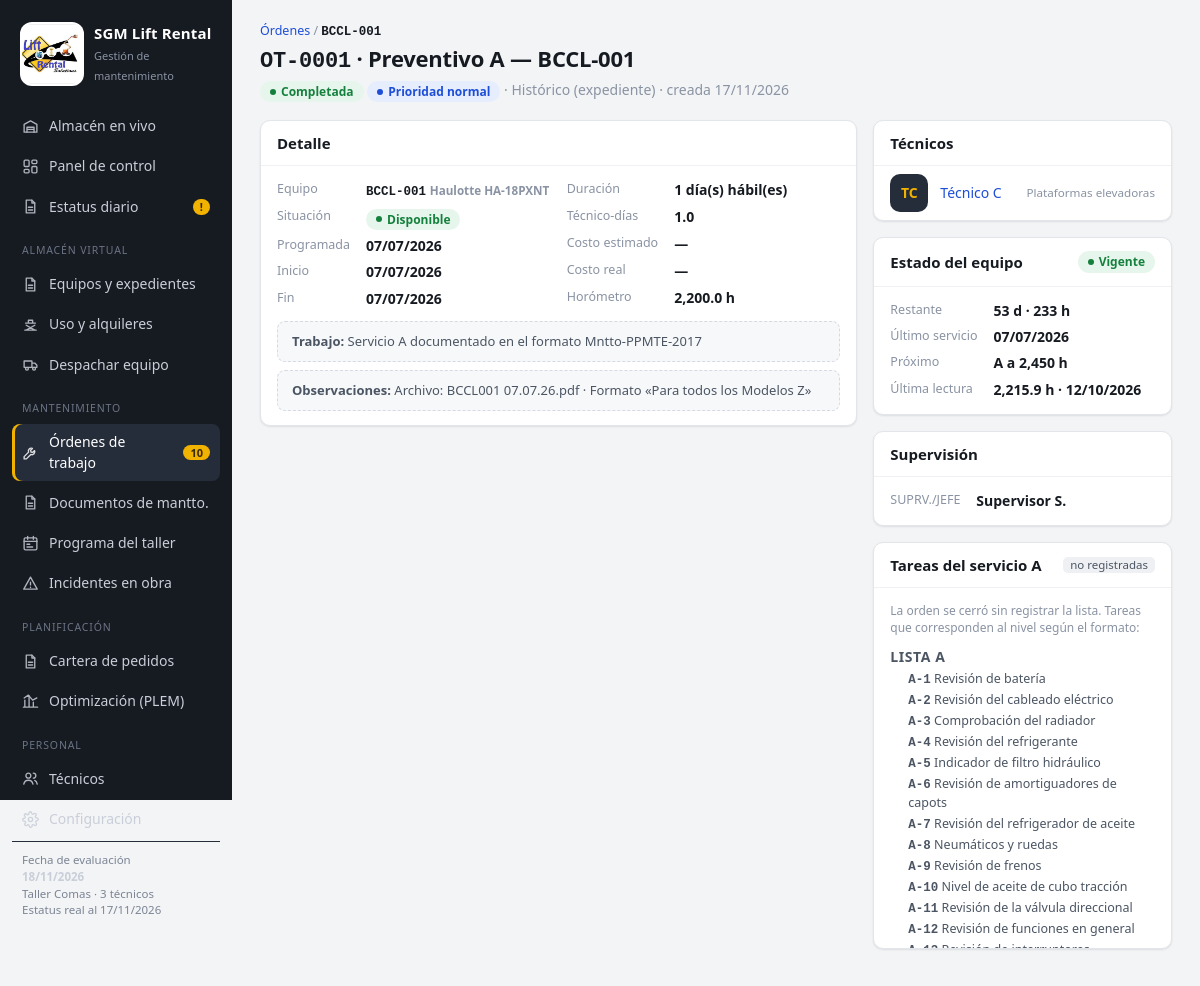
The app's page /mantenimiento/1 with its own data.
### tables this page shows
CREATE TABLE equipos (
    id INTEGER PRIMARY KEY,
    codigo TEXT UNIQUE NOT NULL,
    categoria TEXT NOT NULL,
    marca TEXT, modelo TEXT, serie TEXT, anio INTEGER,
    altura_plataforma REAL, altura_trabajo REAL, capacidad_kg REAL, peso_kg REAL,
    valor_usd REAL,
    frecuencia_h REAL NOT NULL DEFAULT 100,
    tasa_uso REAL NOT NULL DEFAULT 0.13,
    situacion TEXT NOT NULL DEFAULT 'Disponible',
    ubicacion_detalle TEXT,
    con_expediente INTEGER NOT NULL DEFAULT 1,
    notas TEXT,
    activo INTEGER NOT NULL DEFAULT 1
);

CREATE TABLE ordenes (
    id INTEGER PRIMARY KEY,
    equipo_id INTEGER NOT NULL REFERENCES equipos(id),
    tipo TEXT NOT NULL DEFAULT 'Preventivo',
    nivel TEXT,
    estado TEXT NOT NULL DEFAULT 'Pendiente',
    prioridad TEXT DEFAULT 'Normal',
    fecha_programada TEXT,
    duracion_dias INTEGER DEFAULT 1,
    tecnico_dias REAL DEFAULT 1,
    fecha_inicio TEXT,
    fecha_fin TEXT,
    horometro REAL,
    costo_estimado REAL,
    costo_real REAL,
    descripcion TEXT,
    observaciones TEXT,
    origen TEXT,
    supervisor TEXT,
    tareas TEXT,              -- JSON: códigos de la lista del plan marcados al cerrar la orden
    creado TEXT DEFAULT (datetime('now','localtime'))
);

CREATE TABLE tecnicos (
    id INTEGER PRIMARY KEY,
    nombre TEXT NOT NULL,
    cargo TEXT DEFAULT 'Técnico de mantenimiento',
    especialidad TEXT,
    dni TEXT, telefono TEXT, correo TEXT,
    fecha_ingreso TEXT,
    activo INTEGER NOT NULL DEFAULT 1,
    ejecuta INTEGER NOT NULL DEFAULT 1,   -- 1 = ejecuta servicios (cuenta en la capacidad del taller)
    notas TEXT
);

CREATE TABLE lecturas (
    id INTEGER PRIMARY KEY,
    equipo_id INTEGER NOT NULL REFERENCES equipos(id),
    fecha TEXT NOT NULL,
    horometro REAL NOT NULL,
    fuente TEXT
);

### app.py (the view)
@app.route("/mantenimiento/<int:oid>")
def orden(oid):
    o = orden_o_404(oid)
    c = cfg()
    eq = db().execute("SELECT * FROM equipos WHERE id=?", (o["equipo_id"],)).fetchone()
    tecs = L.tecnicos_de_orden(db(), oid)
    avisos = []
    if o["estado"] == "Programada":
        avisos = L.verificar_programacion(db(), c, o["fecha_programada"], o["duracion_dias"], o["tecnico_dias"],
                                          [t["id"] for t in tecs], excluir_orden=oid)
    alq = db().execute("SELECT * FROM alquileres WHERE equipo_id=? AND estado='En obra'", (eq["id"],)).fetchone()
    try:
        hechas = set(json.loads(o["tareas"])) if o["tareas"] else None
    except ValueError:
        hechas = None
    plan = L.tareas_plan(eq["categoria"], o["nivel"]) if o["tipo"] == "Preventivo" else []
    return render_template("orden.html", o=o, eq=eq, tecs=tecs, m=L.estado_equipo(db(), eq, c), avisos=avisos,
                           plan=plan, hechas=hechas, formato=L.formato_plan(eq["categoria"]),
                           alq=alq, ult=L.ultima_lectura(db(), eq["id"]),
                           dias=L.dias_orden(o) if o["estado"] in ("Programada", "En ejecución") else [])

### app.py (called while the page is built)
def db():
    return base.get_db()

def cfg():
    return L.leer_config(db())

def orden_o_404(oid):
    o = db().execute(
        """SELECT o.*, e.codigo, e.categoria, e.situacion FROM ordenes o
           JOIN equipos e ON e.id=o.equipo_id WHERE o.id=?""", (oid,)).fetchone()
    if not o:
        abort(404)
    return o

@app.template_filter("fecha")
def f_fecha(v, formato="%d/%m/%Y"):
    d = a_fecha(v) if v else None
    return d.strftime(formato) if d else "—"

@app.template_filter("num")
def f_num(v, dec=0):
    if v is None or v == "":
        return "—"
    s = f"{float(v):,.{dec}f}"
    return s

@app.template_filter("soles")
def f_soles(v):
    return "—" if v in (None, "") else f"S/ {float(v):,.0f}"

@app.template_filter("ot")
def f_ot(v):
    return f"OT-{int(v):04d}"

@app.template_filter("clase")
def f_clase(estado):
    return {"Vigente": "ok", "Por vencer": "warn", "Vencido": "bad", "Sin datos": "none",
            "Disponible": "ok", "En obra": "info", "En taller": "warn", "Fuera de servicio": "bad",
            "Pendiente": "warn", "Programada": "info", "En ejecución": "accent",
            "Completada": "ok", "Cancelada": "none", "Cerrado": "none",
            "apto": "ok", "advertencia": "warn", "bloqueado": "bad",
            "Alta": "bad", "Normal": "info", "Baja": "none",
            "Asignado": "info", "Despachado": "ok", "No atendido": "bad", "Cancelado": "none",
            "Terminada": "ok", "En curso": "accent", "Error": "bad"}.get(estado, "none")

### db.py (called while the page is built)
def conectar():
    con = sqlite3.connect(DB_PATH, detect_types=0)
    con.row_factory = sqlite3.Row
    con.execute("PRAGMA foreign_keys = ON")
    return con

def get_db():
    if "db" not in g:
        g.db = conectar()
    return g.db

def cerrar_db(_exc=None):
    con = g.pop("db", None)
    if con is not None:
        con.close()

### logica.py (called while the page is built)
def a_fecha(v):
    if v is None or v == "":
        return None
    if isinstance(v, date):
        return v
    return datetime.strptime(str(v)[:10], "%Y-%m-%d").date()

def iso(d):
    return d.strftime("%Y-%m-%d") if d else None

def leer_config(db):
    return {r["clave"]: r["valor"] for r in db.execute("SELECT clave, valor FROM config")}

def fecha_ref(cfg):
    return a_fecha(cfg.get("fecha_referencia")) or date.today()

def intervalo_calendario(categoria, cfg):
    clave = "intervalo_brazos" if categoria.startswith("Brazo") else "intervalo_tijeras"
    return int(float(cfg.get(clave) or 90))

### templates/orden.html (shortened to what this page needs)
{% extends 'base.html' %}
{% from '_m.html' import chip, restante, eq_link, icono %}
{% block contenido %}
<div class="cab">
  <div>
    <div class="migas"><a href="{{ url_for('mantenimiento') }}">Órdenes</a> / {{ eq_link(o.codigo) }}</div>
    <h1><span class="mono" style="font-size:22px">{{ o.id|ot }}</span> · {{ o.tipo }}{% if o.nivel %} {{ o.nivel }}{% endif %} — {{ o.codigo }}</h1>
    <p>{{ chip(o.estado) }} {{ chip(o.prioridad or 'Normal', 'Prioridad ' ~ (o.prioridad or 'Normal')|lower) }} <span class="muted">· {{ o.origen or 'Manual' }} · creada {{ o.creado|fecha }}</span></p>
  </div>
</div>
<div class="grid g-21">
  <div class="stack">
    <div class="card">
      <div class="hd"><h2>Detalle</h2></div>
      <div class="bd">
        <div class="grid g2">
          <dl class="dl">
            <dt>Equipo</dt><dd>{{ eq_link(o.codigo) }} <small>{{ eq.marca }} {{ eq.modelo }}</small></dd>
            <dt>Situación</dt><dd>{{ chip(eq.situacion) }}</dd>
            <dt>Programada</dt><dd>{{ o.fecha_programada|fecha }}</dd>
            <dt>Inicio</dt><dd>{{ o.fecha_inicio|fecha }}</dd>
            <dt>Fin</dt><dd>{{ o.fecha_fin|fecha }}</dd>
          </dl>
          <dl class="dl">
            <dt>Duración</dt><dd>{{ o.duracion_dias or 1 }} día(s) hábil(es)</dd>
            <dt>Técnico-días</dt><dd>{{ o.tecnico_dias|num(1) }}</dd>
            <dt>Costo estimado</dt><dd>{{ o.costo_estimado|soles }}</dd>
            <dt>Costo real</dt><dd>{{ o.costo_real|soles }}</dd>
            <dt>Horómetro</dt><dd>{{ (o.horometro|num(1) ~ ' h') if o.horometro is not none else '—' }}</dd>
          </dl>
        </div>
        {% if o.descripcion %}<div class="nota" style="margin-top:12px"><b>Trabajo:</b> {{ o.descripcion }}</div>{% endif %}
        {% if o.observaciones %}<div class="nota" style="margin-top:8px"><b>Observaciones:</b> {{ o.observaciones }}</div>{% endif %}
      </div>
    </div>
  </div>
  <div class="stack">
    <div class="card">
      <div class="hd"><h2>Técnicos</h2>{% if o.estado in ('Pendiente','Programada','En ejecución') %}<a href="{{ url_for('orden_editar', oid=o.id) }}">Asignar</a>{% endif %}</div>
      <ul class="lista">
        {% for t in tecs %}<li><span class="persona"><span class="avatar">{{ t.nombre[:1] }}{{ t.nombre.split(' ')[-1][:1] }}</span><a href="{{ url_for('tecnico', tid=t.id) }}">{{ t.nombre }}</a></span><small>{{ t.especialidad or '' }}</small></li>{% endfor %}
      </ul>
    </div>
    <div class="card">
      <div class="hd"><h2>Estado del equipo</h2>{{ chip(m.estado) }}</div>
      <div class="bd">
        <dl class="dl">
          <dt>Restante</dt><dd>{{ restante(m) }}</dd>
          <dt>Último servicio</dt><dd>{{ m.fecha_pm|fecha }}</dd>
          <dt>Próximo</dt><dd>{{ m.nivel or '—' }} a {{ m.proximo_h|num(0) }} h</dd>
          <dt>Última lectura</dt><dd>{{ (ult.horometro|num(1) ~ ' h · ' ~ (ult.fecha|fecha)) if ult else '—' }}</dd>
        </dl>
      </div>
    </div>
    <div class="card">
      <div class="hd"><h2>Supervisión</h2></div>
      <div class="bd"><dl class="dl"><dt>SUPRV./JEFE</dt><dd>{{ o.supervisor or CFG.jefe_mantenimiento or '—' }}</dd></dl></div>
    </div>
    {% if o.estado == 'Completada' and plan %}
    <div class="card">
      <div class="hd"><h2>Tareas del servicio {{ o.nivel }}</h2>
        {% if hechas is not none %}<span class="muted">{{ hechas|length }} registradas</span>{% else %}<span class="tag">no registradas</span>{% endif %}</div>
      <div class="bd" style="max-height:360px;overflow:auto">
        {% if hechas is none %}<p class="ayuda" style="margin-top:0">La orden se cerró sin registrar la lista. Tareas que corresponden al nivel según el formato:</p>{% endif %}
        {% for lista, tareas in plan %}
          <h3 class="sub" style="margin:6px 0 4px">Lista {{ lista }}</h3>
          <ul class="lista-tareas">{% for t in tareas %}<li class="{{ 'hecha' if hechas and t.codigo in hechas else ('falta' if hechas is not none else '') }}"><b class="mono">{{ t.codigo }}</b> {{ t.tarea }}</li>{% endfor %}</ul>
        {% endfor %}
      </div>
    </div>
    {% endif %}
  </div>
</div>
{% endblock %}

### templates/_m.html (shortened to what this page needs)
{% macro chip(e, texto=None) -%}<span class="chip {{ e|clase }}">{{ texto or e }}</span>{%- endmacro %}
{% macro restante(m) -%}
  {%- if m.estado == 'Sin datos' -%}<span class="muted">Sin servicio documentado</span>
  {%- elif m.dias_rest is not none and m.dias_rest <= 0 -%}<b style="color:var(--bad)">{{ -m.dias_rest }} d vencido</b>
  {%- elif m.horas_rest is not none and m.horas_rest <= 0 -%}<b style="color:var(--bad)">{{ -m.horas_rest|num(0) }} h excedido</b>
  {%- else -%}{{ m.dias_rest }} d · {{ m.horas_rest|num(0) }} h{%- endif -%}
{%- endmacro %}
{% macro eq_link(codigo) -%}<a class="cod" href="{{ url_for('equipo', codigo=codigo) }}">{{ codigo }}</a>{%- endmacro %}
{% macro icono(n) -%}
<svg viewBox="0 0 24 24" fill="none" stroke="currentColor" stroke-width="1.9" stroke-linecap="round" stroke-linejoin="round">
{%- if n == 'panel' %}<rect x="3" y="3" width="7" height="9" rx="1.5"/><rect x="14" y="3" width="7" height="5" rx="1.5"/><rect x="14" y="12" width="7" height="9" rx="1.5"/><rect x="3" y="16" width="7" height="5" rx="1.5"/>
{%- elif n == 'almacen' %}<path d="M3 9l9-5 9 5v11H3z"/><path d="M7 20v-7h10v7M7 16h10"/>
{%- elif n == 'uso' %}<path d="M4 20h16M6 20l12-7M6 13l12 7M5 10h14M9 10V6h6v4"/>
{%- elif n == 'despacho' %}<path d="M3 7h11v9H3zM14 10h4l3 3v3h-7"/><circle cx="7" cy="18" r="2"/><circle cx="17" cy="18" r="2"/>
{%- elif n == 'mant' %}<path d="M14.7 6.3a4 4 0 0 0-5.4 5.2L3 17.8V21h3.2l6.3-6.3a4 4 0 0 0 5.2-5.4l-2.6 2.6-2.4-.6-.6-2.4z"/>
{%- elif n == 'taller' %}<rect x="3" y="4" width="18" height="17" rx="2"/><path d="M3 9h18M8 2v4M16 2v4M7 13h4M7 17h8"/>
{%- elif n == 'personal' %}<circle cx="9" cy="8" r="3.5"/><path d="M2.5 20c.8-3.5 3.4-5.5 6.5-5.5s5.7 2 6.5 5.5"/><path d="M16 4.5a3.5 3.5 0 0 1 0 7M18 14.8c1.8.8 3 2.6 3.5 5.2"/>
{%- elif n == 'incidente' %}<path d="M12 3l9.5 17h-19z"/><path d="M12 10v4M12 17.2v.3"/>
{%- elif n == 'config' %}<circle cx="12" cy="12" r="3"/><path d="M19.4 15a1.6 1.6 0 0 0 .3 1.8l.1.1a2 2 0 1 1-2.8 2.8l-.1-.1a1.6 1.6 0 0 0-2.7 1.1V21a2 2 0 1 1-4 0v-.1a1.6 1.6 0 0 0-2.7-1.1l-.1.1a2 2 0 1 1-2.8-2.8l.1-.1a1.6 1.6 0 0 0-1.1-2.7H3a2 2 0 1 1 0-4h.1a1.6 1.6 0 0 0 1.1-2.7l-.1-.1a2 2 0 1 1 2.8-2.8l.1.1a1.6 1.6 0 0 0 2.7-1.1V3a2 2 0 1 1 4 0v.1a1.6 1.6 0 0 0 2.7 1.1l.1-.1a2 2 0 1 1 2.8 2.8l-.1.1a1.6 1.6 0 0 0 1.1 2.7H21a2 2 0 1 1 0 4h-.1a1.6 1.6 0 0 0-1.5 1.3z"/>
{%- elif n == 'optim' %}<path d="M4 20V10M10 20V4M16 20v-7M22 20H2"/><path d="M3 7l6-4 6 7 6-3"/>
{%- elif n == 'mas' %}<path d="M12 5v14M5 12h14"/>
{%- elif n == 'csv' %}<path d="M12 3v12M7 10l5 5 5-5M4 20h16"/>
{%- elif n == 'print' %}<path d="M6 9V3h12v6M6 18H4v-7h16v7h-2"/><rect x="6" y="14" width="12" height="7"/>
{%- elif n == 'ok' %}<path d="M5 12.5l4.5 4.5L19 7.5"/>
{%- elif n == 'x' %}<path d="M6 6l12 12M18 6L6 18"/>
{%- elif n == 'reloj' %}<circle cx="12" cy="12" r="9"/><path d="M12 7v5l3 2"/>
{%- elif n == 'doc' %}<path d="M14 3H6v18h12V7z"/><path d="M14 3v4h4M9 13h6M9 17h6"/>
{%- endif %}
</svg>
{%- endmacro %}

### static/estilos.css (style rules this page uses)
:root { --bg: #f3f4f6; --panel: #ffffff; --ink: #161a21; --ink-2: #4b5563; --ink-3: #8a93a3; --line: #e2e5ea; --line-2: #eef0f3; --side: #161a21; --side-ink: #c9ced8; --accent: #f2b200; --accent-ink: #3a2c00; --ok: #15803d; --ok-bg: #e7f6ec; --warn: #b45309; --warn-bg: #fdf1dc; --bad: #c62828; --bad-bg: #fde8e8; --info: #1d4ed8; --info-bg: #e6edfd; --none: #6b7280; --none-bg: #eef0f3; --radius: 10px; --shadow: 0 1px 2px rgba(16, 24, 40, .06), 0 1px 3px rgba(16, 24, 40, .04); --mono: "Cascadia Mono", "Consolas", ui-monospace, monospace; }
* { box-sizing: border-box; }
html, body { margin: 0; }
body { font-family: "Segoe UI", system-ui, -apple-system, Roboto, sans-serif; font-size: 14px; line-height: 1.45; color: var(--ink); background: var(--bg); font-variant-numeric: tabular-nums; }
a { color: var(--info); text-decoration: none; }
h1, h2, h3 { margin: 0; line-height: 1.2; }
h1 { font-size: 22px; font-weight: 650; letter-spacing: -.01em; }
h2 { font-size: 15px; font-weight: 650; }
h3 { font-size: 13px; font-weight: 650; text-transform: uppercase; letter-spacing: .04em; color: var(--ink-2); }
small, .muted { color: var(--ink-3); }
.mono, .cod { font-family: var(--mono); font-size: 12.5px; }
.cod { font-weight: 600; color: var(--ink); white-space: nowrap; }
.side a.nav svg { width: 17px; height: 17px; flex: none; opacity: .85; }
.cab { display: flex; align-items: flex-end; justify-content: space-between; gap: 16px; margin-bottom: 18px; flex-wrap: wrap; }
.cab p { margin: 4px 0 0; color: var(--ink-2); }
.migas { font-size: 12.5px; color: var(--ink-3); margin-bottom: 4px; }
.card { background: var(--panel); border: 1px solid var(--line); border-radius: var(--radius); box-shadow: var(--shadow); }
.card > .hd { display: flex; align-items: center; justify-content: space-between; gap: 10px; padding: 13px 16px; border-bottom: 1px solid var(--line-2); }
.card > .bd { padding: 14px 16px; }
.grid { display: grid; gap: 16px; }
.g2 { grid-template-columns: repeat(2, minmax(0, 1fr)); }
.g-21 { grid-template-columns: minmax(0, 2fr) minmax(0, 1fr); }
.stack { display: grid; gap: 16px; align-content: start; }
.chip { display: inline-flex; align-items: center; gap: 5px; padding: 1px 9px; border-radius: 99px; font-size: 12px; font-weight: 600; white-space: nowrap; border: 1px solid transparent; }
.chip::before { content: ""; width: 6px; height: 6px; border-radius: 50%; background: currentColor; }
.chip.ok { color: var(--ok); background: var(--ok-bg); }
.chip.info { color: var(--info); background: var(--info-bg); }
.tag { display: inline-block; font-size: 11.5px; padding: 0 7px; border-radius: 5px; background: var(--line-2); color: var(--ink-2); }
.ayuda { font-size: 12px; color: var(--ink-3); margin-top: 3px; font-weight: 400; }
.nota { padding: 10px 14px; border-radius: 8px; background: #f7f8fa; border: 1px dashed #d5dae2; color: var(--ink-2); font-size: 13px; }
.dl { display: grid; grid-template-columns: max-content 1fr; gap: 6px 16px; margin: 0; }
.dl dt { color: var(--ink-3); font-size: 12.5px; }
.dl dd { margin: 0; font-weight: 550; }
.lista { list-style: none; margin: 0; padding: 0; }
.lista li { display: flex; align-items: center; justify-content: space-between; gap: 10px; padding: 8px 16px; border-bottom: 1px solid var(--line-2); }
.lista li:last-child { border-bottom: 0; }
.avatar { width: 38px; height: 38px; border-radius: 10px; background: #262d3a; color: var(--accent); display: grid; place-items: center; font-weight: 700; flex: none; }
.persona { display: flex; gap: 12px; align-items: center; }
h3.sub { font-size: 11.5px; margin-bottom: 8px; }
.lista-tareas { list-style: none; margin: 0 0 6px; padding: 0; font-size: 12.5px; display: grid; gap: 2px; }
.lista-tareas li { padding-left: 18px; position: relative; color: var(--ink-2); }
.guia h3, .card h3 { font-size: 14px; margin: 0 0 8px; }

### records on screen
equipos: codigo "BCCL-001 BCCL-001", codigo "BCCL-001", marca "Haulotte", modelo "HA-18PXNT", situacion "Disponible"
ordenes: id|ot "OT-0001", tipo "Preventivo", nivel "A", estado "Completada", origen "Histórico (expediente)", creado|fecha "17/11/2026", fecha_programada|fecha "07/07/2026", fecha_inicio|fecha "07/07/2026", fecha_fin|fecha "07/07/2026", duracion_dias "1", tecnico_dias|num "1.0", horometro "2,200.0 h", descripcion "Servicio A documentado en el formato Mntto-PPMTE-2017", observaciones "Archivo: BCCL001 07.07.26.pdf · Formato «Para todos los Modelos Z»", supervisor "Supervisor S."
tecnicos: nombre "T", nombre "C", nombre "Técnico C", especialidad "Plataformas elevadoras"
lecturas: horometro+fecha "2,215.9 h · 12/10/2026"

### other values on screen
{{ OT_ABIERTAS }} "10"
{{ REF|fecha }} "18/11/2026"
{{ CFG.capacidad_tecnicos }} "3"
{{ EST.fecha|fecha('%d/%m/%Y') }} "17/11/2026"
{{ texto or e }} "Prioridad normal Vigente"
{{ o.costo_estimado|soles }} "—"
{{ o.costo_real|soles }} "—"
{{ m.dias_rest }} "53"
{{ m.horas_rest|num(0) }} "233"
{{ m.fecha_pm|fecha }} "07/07/2026"
{{ m.nivel or '—' }} "A"
{{ m.proximo_h|num(0) }} "2,450"
{{ lista }} "A"
{{ t.codigo }} "A-1" "A-2" "A-3" "A-4" "A-5" "A-6" "A-7" "A-8" "A-9" "A-10" "A-11" "A-12"
{{ t.tarea }} "Revisión de batería" "Revisión del cableado eléctrico" "Comprobación del radiador" "Revisión del refrigerante" "Indicador de filtro hidráulico" "Revisión de amortiguadores de capots" "Revisión del refrigerador de aceite" "Neumáticos y ruedas" "Revisión de frenos" "Nivel de aceite de cubo tracción" "Revisión de la válvula direccional" "Revisión de funciones en general"
